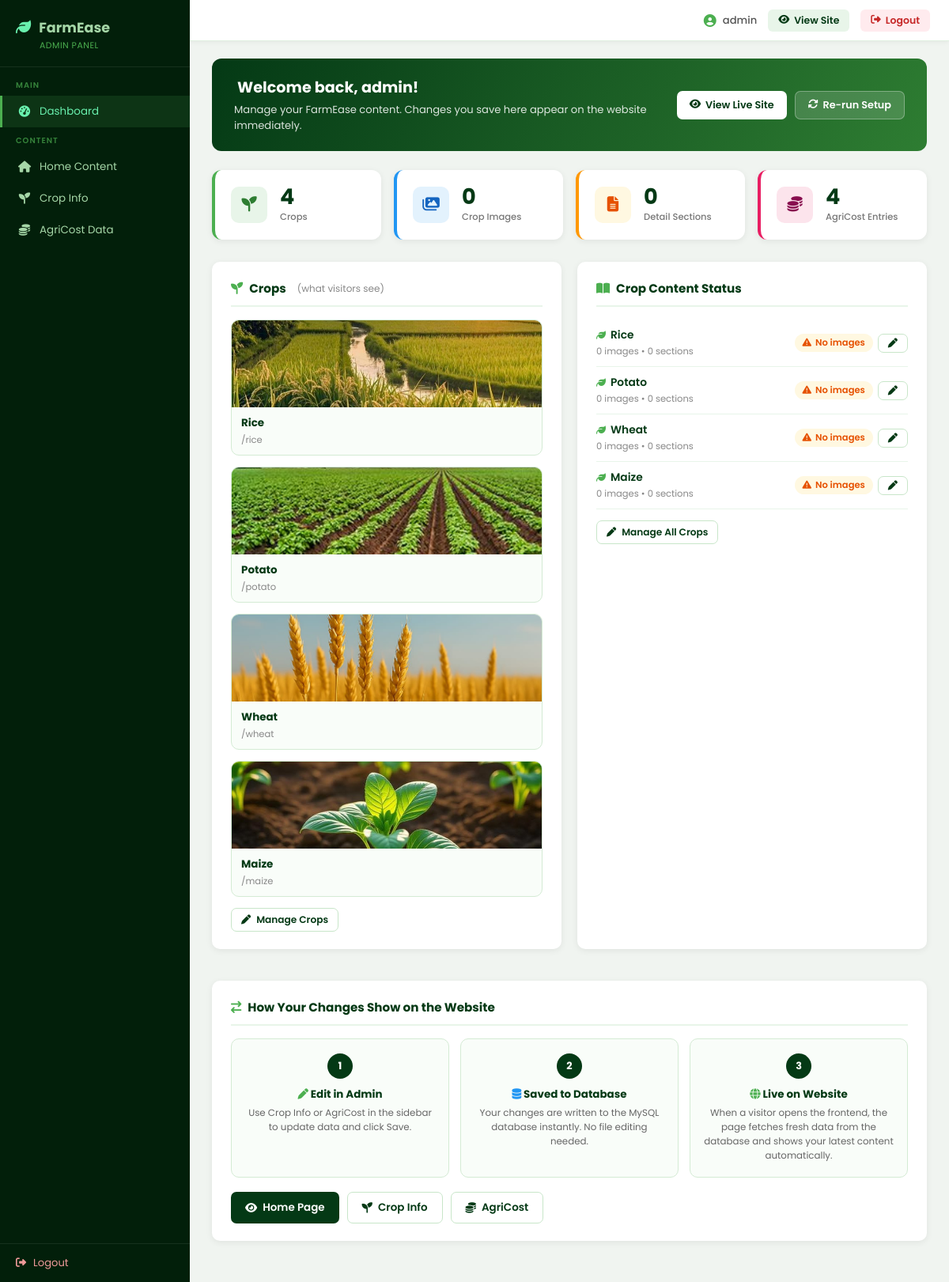
The app's page /backend/admin/index.php (signed in), older data.
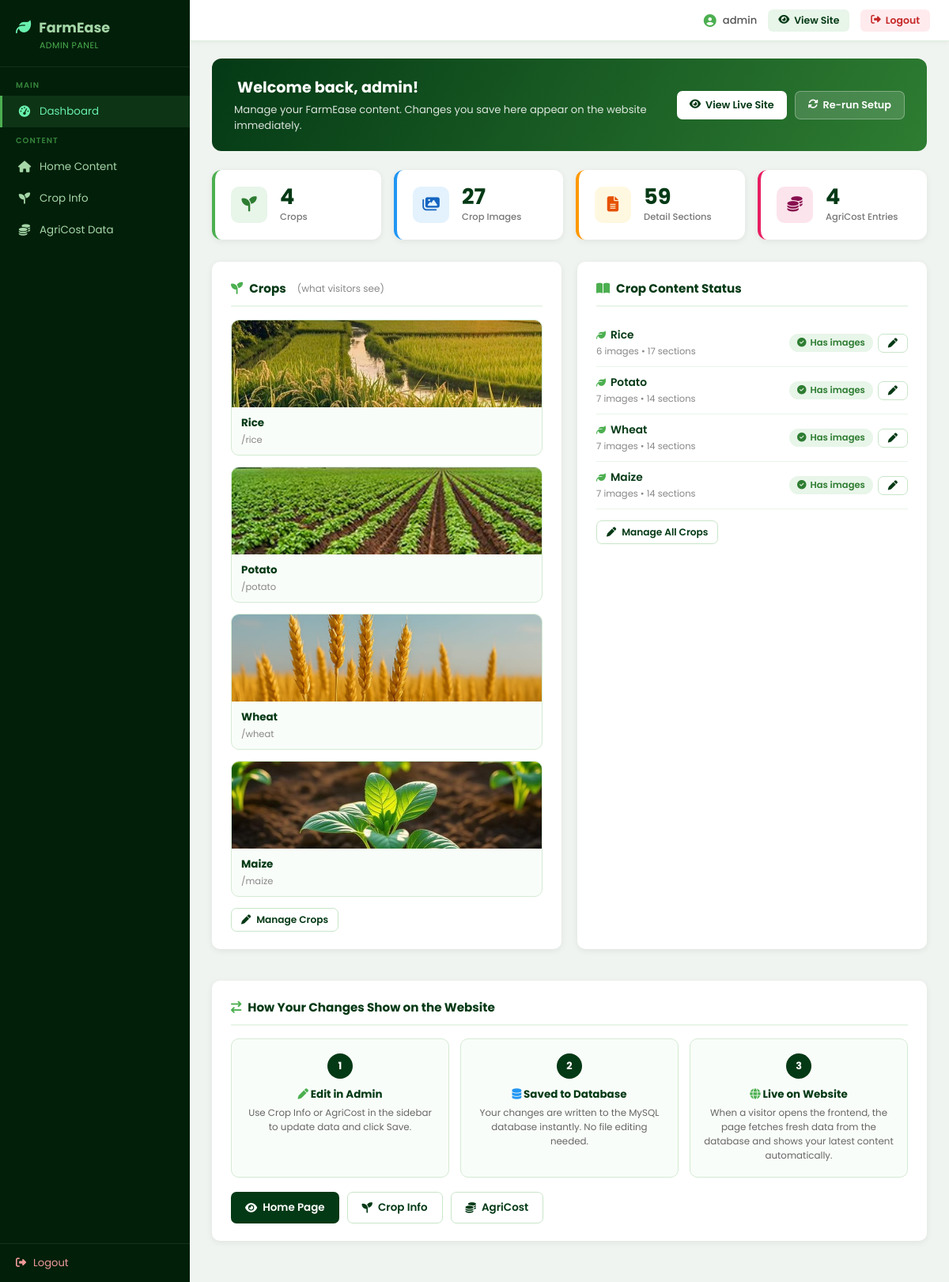
The same page, newer data.
### tables this page shows
CREATE TABLE `crops` (
  `id` int(11) NOT NULL AUTO_INCREMENT,
  `slug` varchar(50) NOT NULL,
  `name_en` varchar(100) DEFAULT '',
  `name_ur` varchar(100) DEFAULT '',
  `desc_en` text DEFAULT NULL,
  `desc_ur` text DEFAULT NULL,
  `thumbnail` varchar(255) DEFAULT '',
  `video_1` varchar(100) DEFAULT '',
  `video_2` varchar(100) DEFAULT '',
  `video_3` varchar(100) DEFAULT '',
  `video_4` varchar(100) DEFAULT '',
  `sort_order` int(11) DEFAULT 0,
  `images` longtext DEFAULT NULL,
  `sections_en` longtext DEFAULT NULL,
  `sections_ur` longtext DEFAULT NULL,
  PRIMARY KEY (`id`),
  UNIQUE KEY `slug` (`slug`)
);

### backend/admin/index.php (the view, shortened to what this page needs)
<?php
require_once __DIR__ . '/../config.php';
function jsonCount($raw) {
    $arr = json_decode($raw ?? '[]', true);
    return is_array($arr) ? count($arr) : 0;
}
$counts = [];
foreach (['crops', 'agri_cost'] as $t) {
    $r = $conn->query("SELECT COUNT(*) FROM `$t`");
    $counts[$t] = $r ? (int)$r->fetch_row()[0] : 0;
}
$allCropRows = $conn->query("SELECT id, slug, name_en, thumbnail, images, sections_en, sections_ur FROM crops ORDER BY sort_order, name_en")->fetch_all(MYSQLI_ASSOC);
$totalImages = 0;
$totalSections = 0;
$imgCounts = [];
$secCounts = [];
foreach ($allCropRows as $c) {
    $ic = jsonCount($c['images'] ?? '[]');
    $sc = jsonCount($c['sections_en'] ?? '[]') + jsonCount($c['sections_ur'] ?? '[]');
    $imgCounts[$c['id']] = $ic;
    $secCounts[$c['id']] = $sc;
    $totalImages += $ic;
    $totalSections += $sc;
}
$counts['crop_images'] = $totalImages;
$counts['crop_sections'] = $totalSections;
$liveCards = array_map(function ($c) {
    return [
        'id' => $c['id'],
        'slug' => $c['slug'],
        'name' => $c['name_en'],
        'image_url' => $c['thumbnail'],
    ];
}, $allCropRows);
$dynCrops = $allCropRows;
$admin = $_SESSION['admin_user'] ?? 'Admin';
?>
<!DOCTYPE html>
<html lang="en">
<head>
<?php include __DIR__ . '/partials/head-styles.php'; ?>
</head>
<body>
<div class="layout">
<?php include __DIR__ . '/partials/sidebar.php'; ?>
<main class="content">
  <div class="welcome-bar">
    <div>
      <h2><i class="fa-solid fa-hand-wave"></i> Welcome back, <?= htmlspecialchars($admin) ?>!</h2>
      <p>Manage your FarmEase content. Changes you save here appear on the website immediately.</p>
    </div>
    <div class="welcome-actions">
      <a href="../../frontend/index.php" target="_blank" class="wb-btn wb-btn-white">
        <i class="fa-solid fa-eye"></i> View Live Site
      </a>
      <a href="../setup.php" class="wb-btn wb-btn-ghost">
        <i class="fa-solid fa-rotate"></i> Re-run Setup
      </a>
    </div>
  </div>
  <div class="stats-grid">
    <a href="crop-info.php" class="stat-card">
      <div class="stat-icon"><i class="fa-solid fa-seedling"></i></div>
      <div class="stat-info">
        <div class="stat-num"><?= $counts['crops'] ?></div>
        <div class="stat-label">Crops</div>
      </div>
    </a>
    <a href="crop-info.php" class="stat-card">
      <div class="stat-icon"><i class="fa-solid fa-images"></i></div>
      <div class="stat-info">
        <div class="stat-num"><?= $counts['crop_images'] ?></div>
        <div class="stat-label">Crop Images</div>
      </div>
    </a>
    <a href="crop-info.php" class="stat-card">
      <div class="stat-icon"><i class="fa-solid fa-file-lines"></i></div>
      <div class="stat-info">
        <div class="stat-num"><?= $counts['crop_sections'] ?></div>
        <div class="stat-label">Detail Sections</div>
      </div>
    </a>
    <a href="agri-cost.php" class="stat-card">
      <div class="stat-icon"><i class="fa-solid fa-coins"></i></div>
      <div class="stat-info">
        <div class="stat-num"><?= $counts['agri_cost'] ?></div>
        <div class="stat-label">AgriCost Entries</div>
      </div>
    </a>
  </div>
  <div style="display:grid;grid-template-columns:1fr 1fr;gap:20px;margin-bottom:20px">
    <div class="card">
      <h2><i class="fa-solid fa-seedling"></i> Crops <small style="font-weight:400;color:#888;font-size:.75rem;margin-left:6px">(what visitors see)</small></h2>
      <?php if (empty($liveCards)): ?>
        <p style="color:#999;font-size:.84rem">No crops yet. <a href="crop-info.php?view=new" style="color:#043915">Add the first one →</a></p>
      <?php else: ?>
      <div class="live-grid">
        <?php foreach ($liveCards as $card): ?>
        <div class="live-card">
          <?php if ($card['image_url']): ?>
            <img src="../../frontend/<?= htmlspecialchars($card['image_url']) ?>" alt="">
          <?php else: ?>
            <div style="height:110px;background:#e8f5e9;display:flex;align-items:center;justify-content:center;color:#aaa;font-size:1.5rem"><i class="fa-solid fa-leaf"></i></div>
          <?php endif; ?>
          <div class="live-card-body">
            <h4><?= htmlspecialchars($card['name']) ?></h4>
            <div style="font-size:.72rem;color:#888">/<?= htmlspecialchars($card['slug']) ?></div>
          </div>
        </div>
        <?php endforeach; ?>
      </div>
      <?php endif; ?>
      <div style="margin-top:14px">
        <a href="crop-info.php" class="btn btn-outline btn-sm"><i class="fa-solid fa-pen"></i> Manage Crops</a>
      </div>
    </div>
    <div class="card">
      <h2><i class="fa-solid fa-book-open"></i> Crop Content Status</h2>
      <?php if (empty($dynCrops)): ?>
        <p style="color:#999;font-size:.84rem">No crops yet. <a href="crop-info.php?view=new" style="color:#043915">Add crops →</a></p>
      <?php else: ?>
      <?php foreach ($dynCrops as $c): ?>
      <div class="guide-row">
        <div>
          <div class="guide-name"><i class="fa-solid fa-leaf" style="color:#4caf50;margin-right:6px;font-size:.75rem"></i><?= htmlspecialchars($c['name_en']) ?></div>
          <div style="font-size:.72rem;color:#888;margin-top:2px">
            <?= $imgCounts[$c['id']] ?? 0 ?> images &bull; <?= $secCounts[$c['id']] ?? 0 ?> sections
          </div>
        </div>
        <div style="display:flex;gap:6px;align-items:center">
          <?php if (($imgCounts[$c['id']] ?? 0) > 0): ?>
            <span class="badge badge-ok"><i class="fa-solid fa-circle-check"></i> Has images</span>
          <?php else: ?>
            <span class="badge badge-warn"><i class="fa-solid fa-triangle-exclamation"></i> No images</span>
          <?php endif; ?>
          <a href="crop-info.php?view=edit&id=<?= $c['id'] ?>" class="btn btn-outline btn-sm"><i class="fa-solid fa-pen"></i></a>
        </div>
      </div>
      <?php endforeach; ?>
      <?php endif; ?>
      <div style="margin-top:14px">
        <a href="crop-info.php" class="btn btn-outline btn-sm"><i class="fa-solid fa-pen"></i> Manage All Crops</a>
      </div>
    </div>
  </div>
  <div class="card">
    <h2><i class="fa-solid fa-arrow-right-arrow-left"></i> How Your Changes Show on the Website</h2>
    <div class="flow-steps">
      <div class="flow-step">
        <div class="step-num">1</div>
        <h4><i class="fa-solid fa-pen" style="color:#4caf50"></i> Edit in Admin</h4>
        <p>Use Crop Info or AgriCost in the sidebar to update data and click Save.</p>
      </div>
      <div class="flow-step">
        <div class="step-num">2</div>
        <h4><i class="fa-solid fa-database" style="color:#2196f3"></i> Saved to Database</h4>
        <p>Your changes are written to the MySQL database instantly. No file editing needed.</p>
      </div>
      <div class="flow-step">
        <div class="step-num">3</div>
        <h4><i class="fa-solid fa-globe" style="color:#4caf50"></i> Live on Website</h4>
        <p>When a visitor opens the frontend, the page fetches fresh data from the database and shows your latest content automatically.</p>
      </div>
    </div>
    <div style="margin-top:18px;display:flex;gap:10px;flex-wrap:wrap">
      <a href="../../frontend/index.php" target="_blank" class="btn btn-primary"><i class="fa-solid fa-eye"></i> Home Page</a>
      <a href="../../frontend/crop-info.php" target="_blank" class="btn btn-outline"><i class="fa-solid fa-seedling"></i> Crop Info</a>
      <a href="../../frontend/agri-cost.php" target="_blank" class="btn btn-outline"><i class="fa-solid fa-coins"></i> AgriCost</a>
    </div>
  </div>
</main>
</div>
</body>
</html>

### backend/admin/partials/head-styles.php (shortened to what this page needs)
<link rel="stylesheet" href="https://cdnjs.cloudflare.com/ajax/libs/font-awesome/6.5.0/css/all.min.css">

### backend/admin/partials/sidebar.php
<?php $cur = basename($_SERVER['PHP_SELF']); ?>
<aside class="sidebar">
  <div class="sidebar-logo">
    <div class="logo-wrap">
      <i class="fa-solid fa-leaf"></i>
      FarmEase
    </div>
    <p>Admin Panel</p>
  </div>
  <div class="sidebar-section-label">Main</div>
  <nav>
    <a href="index.php" class="<?= $cur==='index.php' ? 'active' : '' ?>">
      <i class="fa-solid fa-gauge-high"></i> Dashboard
    </a>
    <div class="sidebar-section-label" style="padding-top:10px">Content</div>
    <a href="home-content.php" class="<?= $cur==='home-content.php' ? 'active' : '' ?>">
      <i class="fa-solid fa-house"></i> Home Content
    </a>
    <a href="crop-info.php" class="<?= $cur==='crop-info.php' ? 'active' : '' ?>">
      <i class="fa-solid fa-seedling"></i> Crop Info
    </a>
    <a href="agri-cost.php" class="<?= $cur==='agri-cost.php' ? 'active' : '' ?>">
      <i class="fa-solid fa-coins"></i> AgriCost Data
    </a>
  </nav>
  <div class="sidebar-footer">
    <a href="../logout.php">
      <i class="fa-solid fa-right-from-bracket"></i> Logout
    </a>
  </div>
</aside>
<div class="admin-topbar">
  <div class="topbar-user">
    <i class="fa-solid fa-circle-user"></i>
    <?= htmlspecialchars($_SESSION['admin_user'] ?? 'Admin') ?>
  </div>
  <a href="../../frontend/index.php" target="_blank" class="topbar-btn topbar-btn-view">
    <i class="fa-solid fa-eye"></i> View Site
  </a>
  <a href="../logout.php" class="topbar-btn topbar-btn-logout">
    <i class="fa-solid fa-right-from-bracket"></i> Logout
  </a>
</div>

### backend/admin/partials/head-styles.php (style rules this page uses)
* { box-sizing: border-box; margin: 0; padding: 0; }
body { font-family: 'Poppins', sans-serif; background: #f0f4f0; color: #222; }
.layout { display: flex; min-height: 100vh; }
.sidebar { width: 240px; background: #021f0a; color: #fff; display: flex; flex-direction: column; flex-shrink: 0; position: fixed; top: 0; left: 0; bottom: 0; z-index: 300; overflow-y: auto; }
.sidebar-logo { padding: 22px 20px 18px; border-bottom: 1px solid rgba(255,255,255,.08); }
.sidebar-logo .logo-wrap { display: flex; align-items: center; gap: 10px; font-size: 1.1rem; font-weight: 700; color: #a5d6a7; margin-bottom: 2px; }
.sidebar-logo .logo-wrap i { color: #69f0ae; font-size: 1.2rem; }
.sidebar-logo p { font-size: .68rem; color: #4caf50; letter-spacing: .5px; text-transform: uppercase; padding-left: 30px; }
.sidebar-section-label { font-size: .62rem; font-weight: 600; color: #4caf50; text-transform: uppercase; letter-spacing: 1px; padding: 16px 20px 6px; opacity: .7; }
.sidebar nav a { display: flex; align-items: center; gap: 11px; padding: 10px 20px; color: #a5d6a7; text-decoration: none; font-size: .84rem; transition: background .15s, color .15s; border-left: 3px solid transparent; }
.sidebar nav a.active { background: rgba(76,175,80,.15); color: #69f0ae; border-left-color: #4caf50; }
.sidebar nav a i { width: 16px; text-align: center; font-size: .9rem; flex-shrink: 0; }
.sidebar-footer { margin-top: auto; padding: 14px 20px; border-top: 1px solid rgba(255,255,255,.08); }
.sidebar-footer a { display: flex; align-items: center; gap: 9px; color: #ef9a9a; text-decoration: none; font-size: .82rem; transition: color .15s; }
.admin-topbar { position: fixed; top: 0; left: 240px; right: 0; height: 52px; background: #fff; border-bottom: 1px solid #e0f0e0; display: flex; align-items: center; justify-content: flex-end; padding: 0 24px; z-index: 200; gap: 14px; box-shadow: 0 1px 6px rgba(0,0,0,.06); }
.topbar-user { display: flex; align-items: center; gap: 8px; font-size: .82rem; color: #555; font-weight: 500; }
.topbar-user i { color: #4caf50; font-size: 1rem; }
.topbar-btn { display: inline-flex; align-items: center; gap: 6px; padding: 5px 13px; border-radius: 6px; font-size: .78rem; font-weight: 600; font-family: 'Poppins', sans-serif; text-decoration: none; transition: background .2s; cursor: pointer; border: none; }
.topbar-btn-view { background: #e8f5e9; color: #043915; }
.topbar-btn-logout { background: #ffebee; color: #c62828; }
.content { flex: 1; margin-left: 240px; padding: 74px 28px 32px; overflow-y: auto; min-width: 0; }
.stats-grid { display: grid; grid-template-columns: repeat(auto-fill, minmax(190px, 1fr)); gap: 16px; margin-bottom: 28px; }
.stat-card { background: #fff; border-radius: 12px; padding: 20px; display: flex; align-items: center; gap: 16px; text-decoration: none; color: inherit; box-shadow: 0 2px 8px rgba(0,0,0,.07); transition: transform .15s, box-shadow .15s; border-left: 4px solid #4caf50; cursor: pointer; }
.stat-icon { width: 46px; height: 46px; border-radius: 10px; display: flex; align-items: center; justify-content: center; font-size: 1.2rem; flex-shrink: 0; }
.stat-num { font-size: 1.7rem; font-weight: 700; color: #043915; line-height: 1; }
.stat-label { font-size: .72rem; color: #777; margin-top: 4px; font-weight: 500; }
.card { background: #fff; border-radius: 10px; padding: 22px 24px; box-shadow: 0 2px 8px rgba(0,0,0,.07); margin-bottom: 20px; }
.card h2 { font-size: .95rem; color: #043915; margin-bottom: 16px; padding-bottom: 10px; border-bottom: 2px solid #e8f5e9; display: flex; align-items: center; gap: 8px; }
.card h2 i { color: #4caf50; }
.btn { padding: 9px 18px; border-radius: 7px; border: none; cursor: pointer; font-size: .84rem; font-weight: 600; font-family: 'Poppins', sans-serif; text-decoration: none; display: inline-flex; align-items: center; gap: 7px; transition: background .2s, transform .15s; }
.btn-primary { background: #043915; color: #fff; }
.btn-outline { background: transparent; color: #043915; border: 1.5px solid #c8e6c9; }
.btn-sm { padding: 5px 12px; font-size: .76rem; }

Row changes from the older to the newer data that the page shows:
changed crops "Rice": id "0" → "6"; id "0" → "17"; text "No images" → "Has images"
changed crops "Potato": id "0" → "7"; id "0" → "14"; text "No images" → "Has images"
changed crops "Wheat": id "0" → "7"; id "0" → "14"; text "No images" → "Has images"
changed crops "Maize": id "0" → "7"; id "0" → "14"; text "No images" → "Has images"
Text that changed along with them:
$counts['crop_images']: "0" → "27"
$counts['crop_sections']: "0" → "59"
